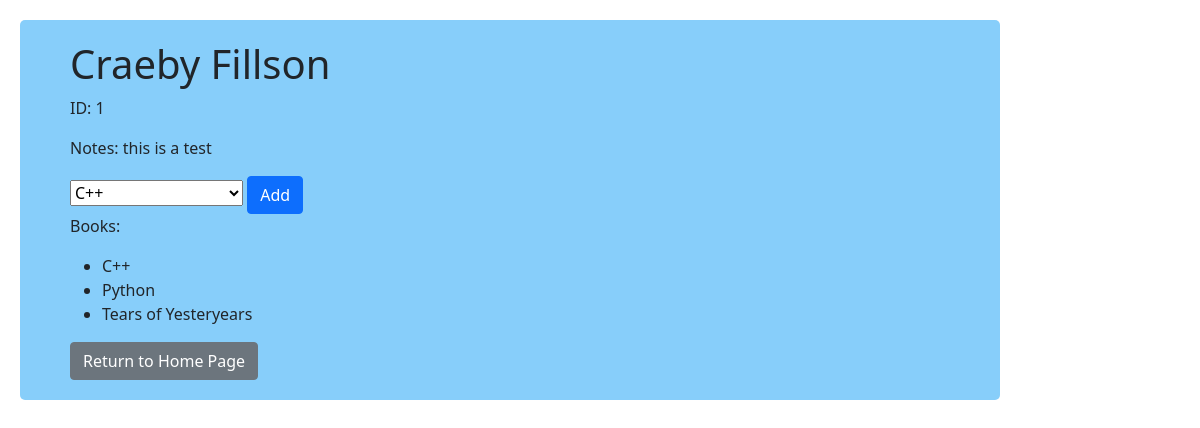
The app's page /view-author/1 with its own data.
### books_authors_templates_app/models.py (models this page shows, shortened)
class Author(models.Model):
    first_name=models.CharField(max_length=45)
    last_name=models.CharField(max_length=45)
    books=models.ManyToManyField(Book, related_name="authors")
    notes = models.TextField(default="Notes")
    created_at=models.DateTimeField(auto_now_add=True)
    updated_at=models.DateTimeField(auto_now=True)

class Book(models.Model):
    title = models.CharField(max_length=255)
    desc=models.TextField()
    created_at=models.DateTimeField(auto_now_add=True)
    updated_at=models.DateTimeField(auto_now=True)

### books_authors_templates_app/views.py (the view)
# urls.py: path('view-author/<int:id>', views.view_author),
def view_author(request, id):
    print(request.build_absolute_uri())
    context = {
        'books':Book.objects.all(),
        'author':Author.objects.get(id=id)
    }
    return render(request, "view-author.html", context)

### books_authors_templates_app/templates/view-author.html (shortened to what this page needs)
<!DOCTYPE html>
<html lang="en">
<head>
    {% load static %}
    <link href="https://cdn.jsdelivr.net/npm/bootstrap@5.1.3/dist/css/bootstrap.min.css" rel="stylesheet">
    <link rel="stylesheet" href="{% static 'css/style.css'%}">
</head>
<body>
    <div id="wrapper2">
        <h1>{{author.first_name}} {{author.last_name}}</h1>
        <p>ID: {{author.id}}</p>
        <p>Notes: {{author.notes}}</p>
        <form action="/createRel/{{author.id}}" method="POST">
            <select name="books" id="authors">
                {% for book in books %}
                <option value="{{book.id}}">{{book.title}}</option>
                {% endfor %}
            </select>
            <button class="btn btn-primary">Add</button>
        </form>
        <p>Books: </p>
        <ul>
            {% for book in author.books.all %}
            <li>{{book.title}}</li>
            {% endfor %}
        </ul>
        <a href="/" class="btn btn-secondary">Return to Home Page</a>
    </div>
</body>
</html>

### books_authors_templates_app/static/css/style.css (style rules this page uses)
* { box-sizing: border-box; margin: 0; padding: 0; }
#wrapper2 { width: 980px; min-height: 300px; margin: 20px 0 0 20px; padding: 20px 0 20px 50px; border-radius: 5px; display: flex; justify-content: space-evenly; align-items: flex-start; flex-direction: column; background-color: lightskyblue; }

### records on screen
Author: first_name "Craeby", last_name "Fillson", id "1", notes "this is a test"
Book: title "C++"
Book: title "Python"
Book: title "Tears of Yesteryears"

### other values on screen
form field books "C++"
